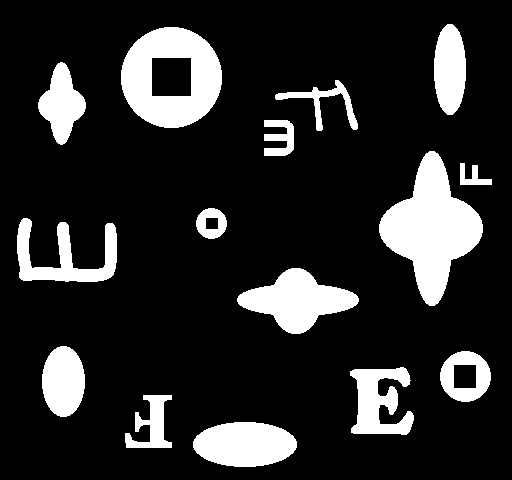
#> input picture CSProj/CS650/Lab 4/train1.pgm, 512 x 480 px
$ python classify03.py   (Python 2 division)   (older library calls are emulated)
#> lines starting #> are read from the running program, lines starting #| are printed output that depends on the picture; after the words box and inside, x2 and y2 are one past the last pixel; in counts of white or black regions, pixels touching at a corner belong together; long printed decimals are rounded
### CSProj/CS650/Lab 4/PixelGraph.py
'''
Created on Oct 27, 2014

@author: daqing_yi
'''

#http://en.wikipedia.org/wiki/Connected-component_labeling

import numpy as np
import cv2
import csv
import matplotlib.pyplot as plt

from ConnectedComponent import *
from ShapeDescriptor import *

class PixelGraph(object):

    def __init__(self, data):

        self.width = data.shape[0]
        self.height = data.shape[1]
        self.componentMgr = ConnectedComponentMgr(data)

        self.shapeDescriptors = []
        self.componentNum = self.componentMgr.getComponentNum()
        for idx in range(self.componentNum):
            self.shapeDescriptors.append(ShapeDescriptor(self.componentMgr.getComponentLabelData(idx)))


    # [22 lines left out: function visualize, not called in this run]

    def visualizeByLabel(self, name, label_colors):
        pixel_label = -1 * np.ones((self.width, self.height), np.int)
        for s in self.shapeDescriptors:
            for pix in s.pixels:
                pixel_label[pix[0], pix[1]] = s.label

        color_img = np.zeros((self.width, self.height, 3), np.float)

        for i in range(self.width):
            for j in range(self.height):
                if pixel_label[i,j] >= 0:
                    color_img[i, j, 0] = label_colors[pixel_label[i,j]][0]
                    color_img[i, j, 1] = label_colors[pixel_label[i,j]][1]
                    color_img[i, j, 2] = label_colors[pixel_label[i,j]][2]
                else:
                    color_img[i, j, 0] = 255
                    color_img[i, j, 1] = 255
                    color_img[i, j, 2] = 255

        plt.imshow(color_img/255)
        plt.title(name)
        plt.show()

    # [81 lines left out: functions visualizeComponent, visualizeComponentChainCode, visualizeComponentBoundary, visualizeConvexHull, visualizeMinimumBoundingRect, dump, not called in this run]


### CSProj/CS650/Lab 4/ConnectedComponent.py
'''
Created on Oct 29, 2014

@author: daqing_yi
'''

import numpy as np

neighbor_operators = [[-1, -1], [-1, 0], [-1, 1], [0, -1]]

class ConnectedComponentMgr(object):

    def __init__(self, data):

        uf = UnionFindSet()
        self.labelData = - np.ones(data.shape, np.int)
        self.width = data.shape[0]
        self.height = data.shape[1]
        self.data = data
        self.maxLabel = -1

        #print str(data.shape[0]) + " : " + str(data.shape[1])

        # first pass
        for i in range(self.width):
            for j in range(self.height):
                #print data[i,j]
                if data[i,j] == 0:
                    labels = self.getNeighborLabels(i, j)
                    if len(labels) == 0:
                        self.labelData[i,j] = uf.createLabel()
                        #print self.labelData[i, j]
                    else:
                        #print labels
                        min_label = np.min(labels)
                        self.labelData[i,j] = min_label
                        for l in labels:
                            for nl in labels:
                                if l != nl:
                                    uf.union(l, nl)

        # second pass
        for i in range(self.width):
            for j in range(self.height):
                if self.labelData[i, j] >= 0:
                    self.labelData[i,j] = uf.find(self.labelData[i,j])

        self.labels = []
        for i in range(self.width):
            for j in range(self.height):
                if self.labelData[i, j] >= 0:
                    if not (self.labelData[i,j] in self.labels):
                        self.labels.append(self.labelData[i,j])


        self.components = []
        for l in self.labels:
            self.components.append([])
        for i in range(self.width):
            for j in range(self.height):
                if self.labelData[i, j] >= 0:
                    self.labelData[i, j] = self.labels.index(self.labelData[i,j])
        for idx in range(len(self.labels)):
            self.labels[idx] = idx

        for i in range(self.width):
            for j in range(self.height):
                if self.labelData[i, j] >= 0:
                    self.components[self.labelData[i, j]].append([i, j])

    def getNeighborLabels(self, i, j):
        nlabels = []
        for op in neighbor_operators:
            nx = i + op[0]
            ny = j + op[1]
            if nx >= 0 and nx < self.width and ny >= 0 and ny < self.height:
                if self.data[nx, ny] == 0 and self.labelData[nx, ny] >= 0:
                    label = self.labelData[nx, ny]
                    if not (label in nlabels):
                        nlabels.append(label)
        return nlabels

    def getComponentNum(self):
        return len(self.labels)


    # [8 lines left out: function getComponent, not called in this run]


    def getComponentLabelData(self, idx):

        labelData = np.zeros((self.width, self.height), np.uint8)
        for i in range(self.width):
            for j in range(self.height):
                if self.labelData[i, j] == idx:
                    labelData[i,j] = 1
        return labelData


class UnionFindSet(object):

    def __init__(self):
        self.P = []
        self.currentlabel = 0

    def createLabel(self):
        label = self.currentlabel
        self.P.append(label)
        self.currentlabel += 1
        return label

    def setRoot(self, i, root):
        while self.P[i] < i:
            j = self.P[i]
            self.P[i] = root
            i = j
        self.P[i] = root

    def findRoot(self, i):
        while self.P[i] < i:
            i = self.P[i]
        return i

    def find(self, i):
        root = self.findRoot(i)
        self.setRoot(i, root)
        return root

    def union(self, i, j):
        if i != j:
            root = self.findRoot(i)
            rootj = self.findRoot(j)
            if root > rootj: root = rootj
            self.setRoot(j, root)
            self.setRoot(i, root)


### CSProj/CS650/Lab 4/ShapeDescriptor.py
'''
Created on Oct 28, 2014

@author: daqing_yi
'''

from boundingShape import *
from sets import Set
import cv2

neighbor_operators = [ [1, 0], [1,-1], [0,-1], [-1,-1], [-1, 0], [-1, 1], [0, 1], [1, 1] ];

class ShapeDescriptor(object):

    def __init__(self, data, feature_num=15):
        self.data = data
        self.width = data.shape[0]
        self.height = data.shape[1]
        self.feature_num = feature_num
        self.label = None
        self.pixels = []
        for i in range(self.width):
            for j in range(self.height):
                if self.data[i,j] == 1:
                    self.pixels.append([i,j])

    def getFeatureVector(self):
        feature = np.zeros(self.feature_num, np.double)

        feature[0] = self.getCompactness()
        feature[1] = self.getRectangularity()
        feature[2] = self.getEccentricity()
        feature[3] = self.getElongation()
        feature[4] = self.getHoleAreaRatio()
        feature[5] = self.getSolidity()
        feature[6] = self.getConvexity()
        feature[7] = self.getEllipseRatio()

        '''
        mean = self.getMean()
        feature[4] = mean[0]
        feature[5] = mean[1]
        '''

        # Hu invariant moments
        contours, hierarchy = cv2.findContours(self.data, cv2.RETR_EXTERNAL,cv2.CHAIN_APPROX_SIMPLE)
        mom = cv2.moments(contours[0])
        mean = self.getMean()
        print "mean X " + str(mean[0]) + "  cv:"  + str(mom["m10"]/mom["m00"])
        print "mean Y " + str(mean[1]) + "  cv:"  + str(mom["m01"]/mom["m00"])
        var = self.getVar(mean)
        print "var 00 " + str(var[0,0]) + "  cv:"  + str(mom["mu20"]/mom["m00"])
        print "var 01 " + str(var[0,1]) + "  cv:"  + str(mom["mu11"]/mom["m00"])
        print "var 02 " + str(var[1,0]) + "  cv:"  + str(mom["mu11"]/mom["m00"])
        print "var 03 " + str(var[1,1]) + "  cv:"  + str(mom["mu02"]/mom["m00"])
        Humoments = cv2.HuMoments(mom)
        #print Humoments
        feature[8]  = Humoments[0]
        feature[9]  = Humoments[1]
        feature[10] = Humoments[2]
        feature[11] = Humoments[3]
        feature[12] = Humoments[4]
        feature[13] = Humoments[5]
        feature[14] = Humoments[6]

        return feature

    def findChainCode(self):
        start = self.findChainCodeStart()
        cc = []
        chain = []
        dir = 0
        coord = [0, 0]
        coord[0], coord[1] = start[0], start[1]
        while True:
            newcoord = [0, 0]
            newcoord[0] = coord[0] + neighbor_operators[dir][0]
            newcoord[1] = coord[1] + neighbor_operators[dir][1]
            if True == self.isBoundaryPixel(newcoord[0], newcoord[1]):
                cc.append(dir)
                chain.append(newcoord)
                coord[0] = newcoord[0]
                coord[1] = newcoord[1]
                dir = (dir+2) % 8
                #print chain
            else:
                dir = (dir-1) % 8
            if coord[0]==start[0] and coord[1]==start[1]:
                break

        return cc, chain

    def findChainCodeStart(self):

        for i in range(self.width):
            for j in range(self.height):
                if self.isBoundaryPixel(i, j) == True:
                    return [i, j]
        return None

    # [15 lines left out: functions getBoundaryPixel, getConvexity, not called in this run]


    def isBoundaryPixel(self, i, j):
        # val = 1 means a ON pixel
        boundary = False
        if self.data[i,j] == 1:
            for no in neighbor_operators:
                nx = i + no[0]
                ny = j + no[1]
                if nx < 0 or nx >= self.width or ny < 0 or ny >= self.height:
                    return False
                if self.data[nx, ny] == 0:
                    boundary = True
        return boundary

    def getPerimeter(self):
        cc, chain = self.findChainCode()
        length = 0.0
        for c in cc:
            if c%2==0:
                length += 1.0
            else:
                length += 1.414

        contours, hierarchy = cv2.findContours(self.data, cv2.RETR_EXTERNAL,cv2.CHAIN_APPROX_SIMPLE)
        arc_length = sum([cv2.arcLength(c,closed=True) for c in contours])
        print "Arc Length " + str(length) + " - CV2: " + str(arc_length)
        return length

    def getArea(self):
        area = 0.0
        for i in range(self.width):
            for j in range(self.height):
                if self.data[i,j]==1:
                    area += 1.0
        return area

    # [26 lines left out: functions getSolidity, getHoleAreaRatio, getEllipseRatio, not called in this run]


    def getCompactness(self):
        perimeter = self.getPerimeter()
        area = self.getArea()
        return (perimeter**2)/area

    def getRectWidthHeight(self):
        rect_box = self.getMinimumBoundingRectangle()
        rect_width = np.sqrt((rect_box[0][0] - rect_box[1][0])**2+(rect_box[0][1] - rect_box[1][1])**2) + 2
        rect_height = np.sqrt((rect_box[1][0] - rect_box[2][0])**2+(rect_box[1][1] - rect_box[2][1])**2) + 2

        contours, hierarchy = cv2.findContours(self.data, cv2.RETR_EXTERNAL,cv2.CHAIN_APPROX_SIMPLE)
        contours = sorted(contours, key=cv2.contourArea,reverse=True)
        cv2_rect = cv2.minAreaRect(contours[0])
        cv2_rect_width = int(cv2_rect[1][0])
        cv2_rect_height = int(cv2_rect[1][1])

        rW = np.min([rect_width, rect_height])
        rH = np.max([rect_width, rect_height])

        cv2_rW = np.min([cv2_rect_width, cv2_rect_height])
        cv2_rH = np.max([cv2_rect_width, cv2_rect_height])

        print "Rect W:" + str(int(rW)) + " H:" + str(int(rH)) + " - CV2: W:" + str(int(cv2_rW)) + " H:" + str(int(cv2_rH))
        return rW, rH

    def getRectangularity(self):
        rect_width, rect_height = self.getRectWidthHeight()
        return float(self.getArea())/(rect_width * rect_height)

    # [38 lines left out: functions getEccentricity, getMean, getVar, not called in this run]

    def getElongation(self):
        return 1.0 - self.getEccentricity()

    def getPsi_s_curve(self):
        return 0.0

    # [15 lines left out: functions getHorizontalProfile, getVerticalProfile, not called in this run]

    def getHoles(self):
        return 0.0

    def getCorners(self):
        return 0.0

    # [8 lines left out: function getConvexHull, not called in this run]

    def getMinimumBoundingRectangle(self):
        points = Set()
        for i in range(self.width):
            for j in range(self.width):
                if self.data[i,j]==1:
                    points.add((i,j))
        rect = getMinimumBoundingBox(points)
        return rect

### CSProj/CS650/Lab 4/ShapeClassifier.py
'''
Created on 2014-11-2

@author: Walter
'''
import numpy as np
from kmean import *
from minDistClassifier import *

class ShapeClassifier(object):

    def __init__(self, feature_dim, cluster_num, feature_weights):
        self.shapes = []
        self.feature_weights = feature_weights
        self.feature_dim = feature_dim
        self.cluster_num = cluster_num

    def addShape(self, shape):
        self.shapes.append(shape)

    def classify(self):

        self.feature_vec = []
        self.shape_label = np.zeros(len(self.shapes), np.int)
        for s in self.shapes:
            self.feature_vec.append(s.getFeatureVector())

        # Normalize feature_vec
        featureVec = np.array(self.feature_vec)
        self.dimMax = featureVec.max(axis=0)
        self.dimMin = featureVec.min(axis=0)
        self.dimRange = self.dimMax - self.dimMin
        print "max " + str(self.dimMax)
        print "min " + str(self.dimMin)
        print "range " + str(self.dimRange)
        for f in self.feature_vec:
            for d in range(self.feature_dim):
                f[d] = self.feature_weights[d] * (f[d] - self.dimMin[d]) / float(self.dimRange[d])

        self.km = KMeanCluster(self.feature_dim, self.cluster_num)
        self.km.cluster(self.feature_vec)

        self.mdc = MinDistClassifier(self.feature_dim, self.cluster_num, self.km.means)

        for i in range(len(self.shapes)):
            self.shape_label[i] = self.mdc.getLabel(self.feature_vec[i])
            self.shapes[i].label = self.shape_label[i]

    # [6 lines left out: function getLabel, not called in this run]


### CSProj/CS650/Lab 4/classify03.py
'''
Created on Nov 2, 2014

@author: daqing_yi
'''

from PixelGraph import *
from ShapeClassifier import *

if __name__ == '__main__':

    img1_file = "train1.pgm"
    img2_file = "train2.pgm"
    img1 = cv2.imread(img1_file, 0)
#> img1: shape (480, 512); 16.4% white; 15 white regions, largest, box (x1, y1, x2, y2) and area: (379, 151, 483, 306) 7981, (121, 27, 222, 128) 6523, (237, 268, 359, 334) 4210
    img2 = cv2.imread(img2_file, 0)
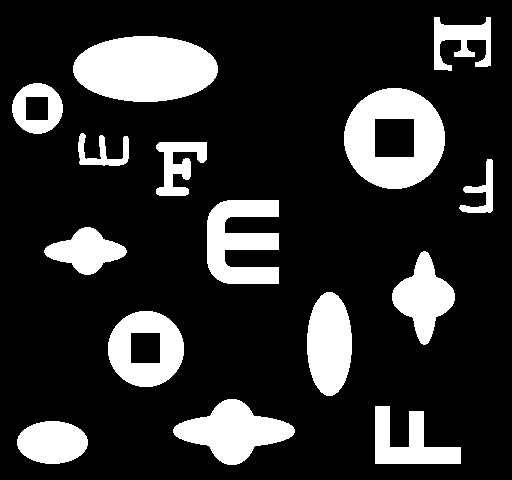
#> input picture CSProj/CS650/Lab 4/train2.pgm, 512 x 480 px
#> img2: shape (480, 512); 18.7% white; 15 white regions, largest, box (x1, y1, x2, y2) and area: (73, 36, 218, 102) 7546, (344, 88, 445, 189) 6523, (173, 399, 295, 465) 4210
    print img1.shape
#| (480, 512)
    print img2.shape
#| (480, 512)

    img1_bi = 1*(img1 <= 100)
    img2_bi = 1*(img2 <= 100)

    pxg1 = PixelGraph(img1_bi)
#> after the loop in __init__, `for i in range(self.width):`: self.labelData: shape (480, 512) int64; 92 distinct labels, from -1 to 90
#> after the loop in __init__, `for i in range(self.width):`:
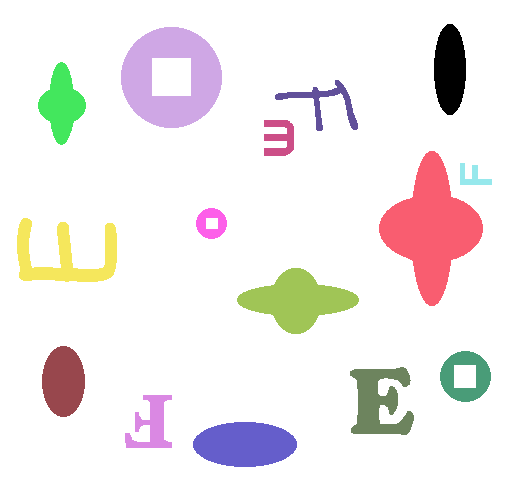
#> self.labelData: shape (480, 512) int64; 16 distinct labels, from -1 to 77; one colour per label, 0 black, -1 white
#> after the loop in __init__, `for i in range(self.width):`:
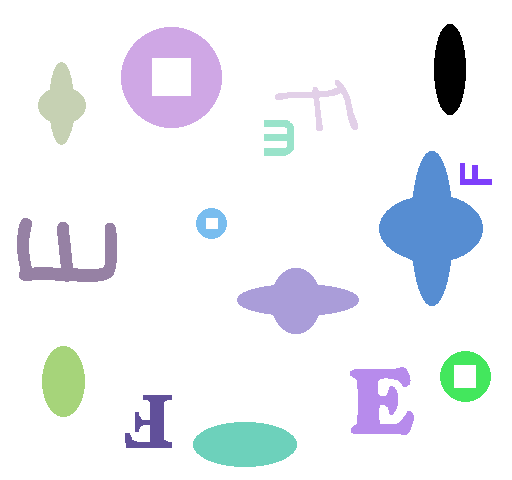
#> self.labelData: shape (480, 512) int64; 16 distinct labels, from -1 to 14; one colour per label, 0 black, -1 white
    pxg2 = PixelGraph(img2_bi)
#> after the loop in __init__ (call 2), `for i in range(self.width):`:
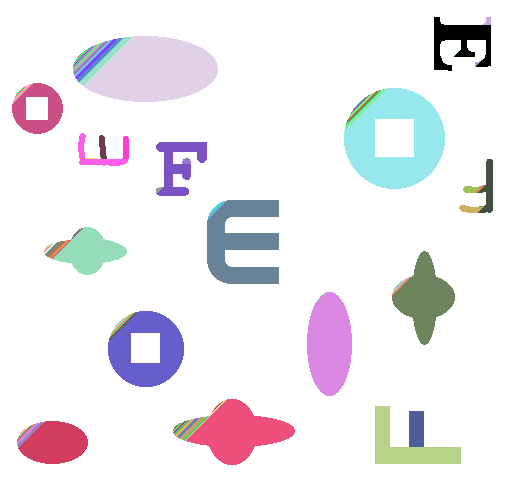
#> self.labelData: shape (480, 512) int64; 108 distinct labels, from -1 to 106; one colour per label, 0 black, -1 white
#> after the loop in __init__ (call 2), `for i in range(self.width):`:
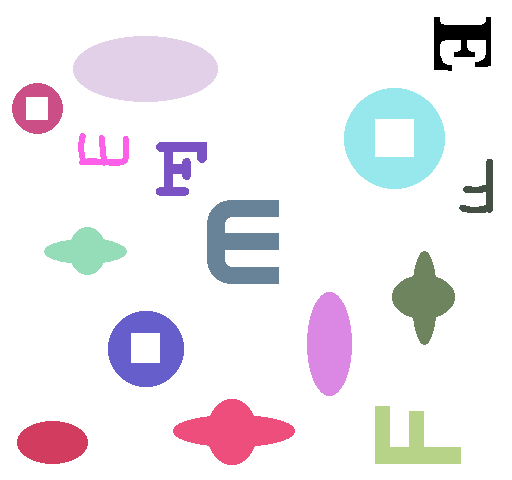
#> self.labelData: shape (480, 512) int64; 16 distinct labels, from -1 to 95; one colour per label, 0 black, -1 white
#> after the loop in __init__ (call 2), `for i in range(self.width):`:
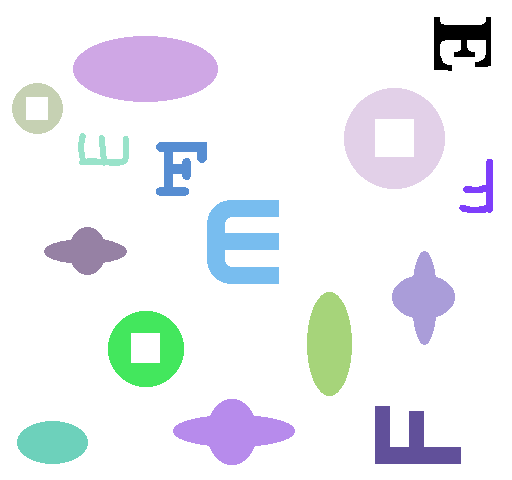
#> self.labelData: shape (480, 512) int64; 16 distinct labels, from -1 to 14; one colour per label, 0 black, -1 white
#> the loop in __init__ (call 2), `for idx in range(self.componentNum):` made 15 passes
#> pass 3, in __init__ (call 18), `self.data = data`:
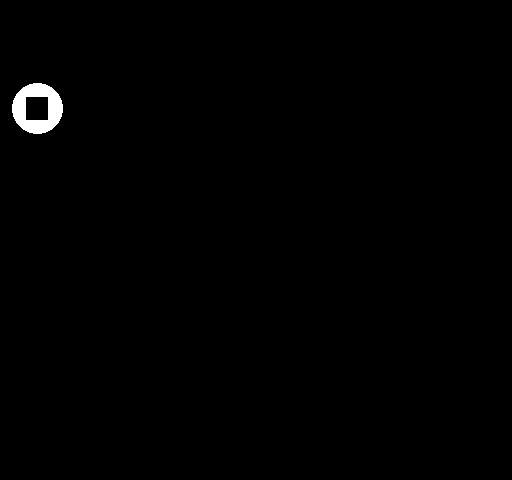
#> self.data: shape (480, 512); values 0 (black) and 1 (white), 0.62% white; 1 white region, box (x1, y1, x2, y2) and area: (12, 83, 63, 134) 1519

    cluster_num = 5
    feature_num = 15
    feature_weights = np.ones(feature_num)
    feature_weights[0] = 3.0
    feature_weights[1] = 2.0
    feature_weights[5] = 3.0
    feature_weights[7] = 2.0

    feature_weights[8] = 2.0
    feature_weights[9] = 2.0
    feature_weights[10] = 2.0
    feature_weights[11] = 2.0
    feature_weights[12] = 2.0
    feature_weights[13] = 2.0
    feature_weights[14] = 2.0
    shpXfier = ShapeClassifier(feature_num, cluster_num, feature_weights)

    for s in pxg1.shapeDescriptors:
        shpXfier.addShape(s)
#> this loop made 15 passes
    for s in pxg2.shapeDescriptors:
        shpXfier.addShape(s)
#> the loop in classify, `for s in self.shapes:` made 1 pass
#| Arc Length 212.114 - CV2: 211.539

    shpXfier.classify()
#> (the call stopped at in getMinimumBoundingRectangle, `points = Set()`: sets is not available in this run)

    colors = [(255,0,0), (0,255,0), (0,0,255),(255,122,0),(0,122,122)]
    pxg1.visualizeByLabel(img1_file, colors)
#> the loop in visualizeByLabel, `for s in self.shapeDescriptors:` made 1 pass
#> after the loop in visualizeByLabel, `for s in self.shapeDescriptors:`: pixel_label: shape (480, 512) int64; every value is -1
#> (the run stopped early here; a loop or call above may not have finished)
